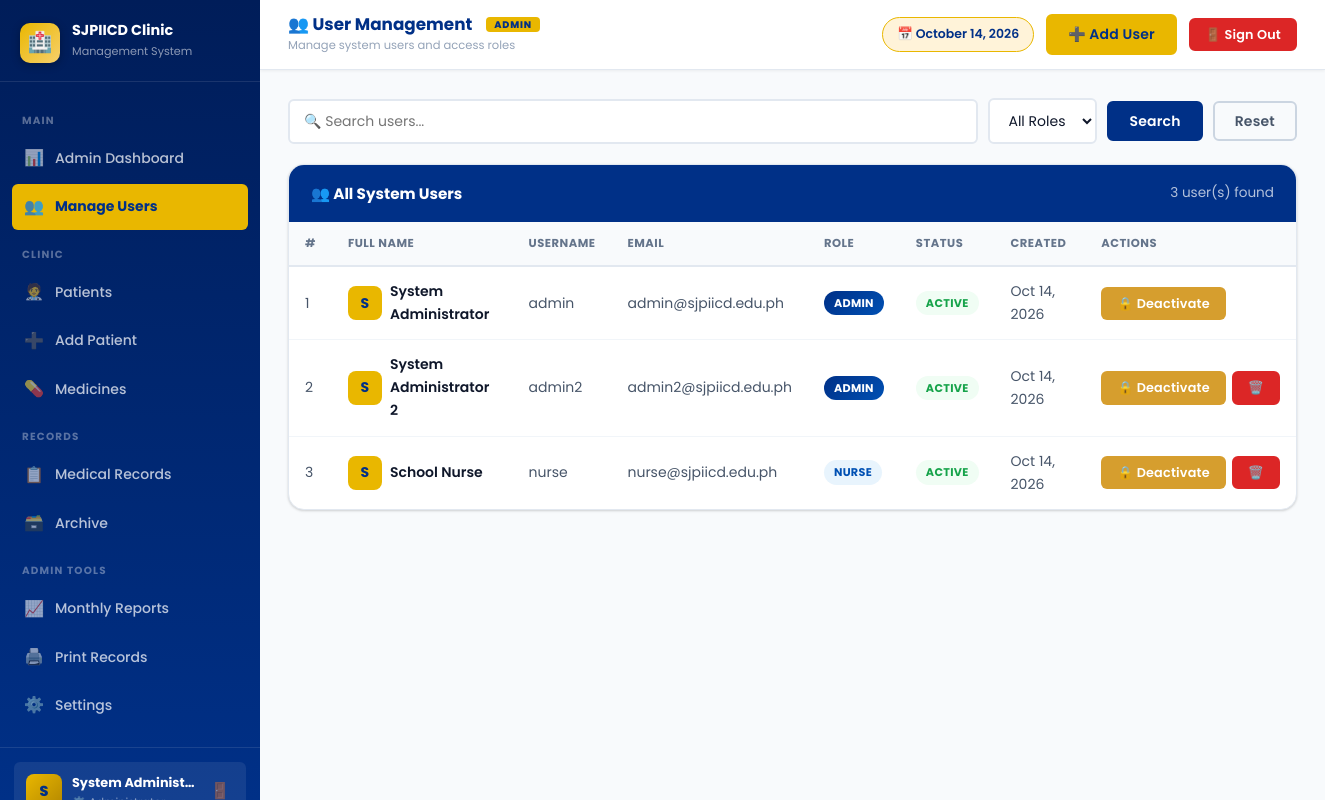
The page /admin/users.php (signed in) on the database its author committed.
### tables this page shows
CREATE TABLE IF NOT EXISTS `users` (
  `id` INT AUTO_INCREMENT PRIMARY KEY,
  `school_id` VARCHAR(8) DEFAULT NULL UNIQUE,
  `full_name` VARCHAR(150) NOT NULL,
  `email` VARCHAR(150) NOT NULL UNIQUE,
  `username` VARCHAR(100) NOT NULL UNIQUE,
  `password` VARCHAR(255) NOT NULL,
  `role` ENUM('admin','nurse') NOT NULL DEFAULT 'nurse',
  `status` ENUM('active','inactive') DEFAULT 'active',
  `created_at` TIMESTAMP DEFAULT CURRENT_TIMESTAMP
);

### admin/users.php (the view, shortened to what this page needs)
<?php
require_once '../config/db.php';
$search = $_GET['search'] ?? '';
$query = "SELECT * FROM users WHERE 1=1";
$query .= " ORDER BY created_at DESC";
$users = $conn->query($query);
?>
<!DOCTYPE html>
<html lang="en">
<head>
<link rel="stylesheet" href="../css/style.css">
</head>
<body>
<div class="app-layout">
  <?php include '../includes/sidebar.php'; ?>
  <div class="main-content">
    <div class="topbar">
      <div class="topbar-title">
        <h3>👥 User Management <span class="admin-badge">ADMIN</span></h3>
        <p>Manage system users and access roles</p>
      </div>
      <div class="topbar-right">
        <div class="date-badge">📅 <?= date('F d, Y') ?></div>
        <button onclick="document.getElementById('addModal').classList.add('open')" class="btn btn-yellow">➕ Add User</button>
        <a href="../logout.php" class="btn btn-danger btn-sm">🚪 Sign Out</a>
      </div>
    </div>
    <div class="page-content">
      <form method="GET" class="search-bar">
        <input type="text" name="search" placeholder="🔍 Search users..." value="<?= htmlspecialchars($search) ?>">
        <select name="role">
          <option value="">All Roles</option>
        </select>
        <button type="submit" class="btn btn-primary">Search</button>
        <a href="users.php" class="btn btn-outline">Reset</a>
      </form>
      <div class="card">
        <div class="card-header">
          <h3>👥 All System Users</h3>
          <span style="color:rgba(255,255,255,.7);font-size:.85rem"><?= $users->num_rows ?> user(s) found</span>
        </div>
        <div class="table-wrapper">
          <table>
            <thead>
              <tr><th>#</th><th>Full Name</th><th>Username</th><th>Email</th><th>Role</th><th>Status</th><th>Created</th><th>Actions</th></tr>
            </thead>
            <tbody>
              <?php while($u=$users->fetch_assoc()): ?>
              <tr>
                <td><?= $u['id'] ?></td>
                <td>
                  <div style="display:flex;align-items:center;gap:8px">
                    <div style="width:34px;height:34px;background:var(--yellow);border-radius:8px;display:flex;align-items:center;justify-content:center;font-weight:700;color:var(--blue-dark);flex-shrink:0"><?= strtoupper(substr($u['full_name'],0,1)) ?></div>
                    <strong><?= htmlspecialchars($u['full_name']) ?></strong>
                  </div>
                </td>
                <td><?= htmlspecialchars($u['username']) ?></td>
                <td><?= htmlspecialchars($u['email']) ?></td>
                <td><span class="badge badge-<?= $u['role'] ?>"><?= $u['role'] ?></span></td>
                <td><span class="badge badge-<?= $u['status'] ?>"><?= $u['status'] ?></span></td>
                <td><?= date('M d, Y', strtotime($u['created_at'])) ?></td>
                <td>
                  <div style="display:flex;gap:6px">
                    <a href="?toggle=<?= $u['id'] ?>" class="btn btn-sm <?= $u['status']==='active'?'btn-warning':'btn-success' ?>" style="background:<?= $u['status']==='active'?'#D69E2E':'#38A169' ?>;color:white" onclick="return confirm('Toggle user status?')"><?= $u['status']==='active'?'🔒 Deactivate':'✅ Activate' ?></a>
                    <?php if($u['id']!=$_SESSION['user_id']): ?>
                    <a href="?delete=<?= $u['id'] ?>" class="btn btn-danger btn-sm" onclick="return confirm('Delete this user?')">🗑️</a>
                    <?php endif; ?>
                  </div>
                </td>
              </tr>
              <?php endwhile; ?>
            </tbody>
          </table>
        </div>
      </div>
    </div>
  </div>
</div>
</body>
</html>

### includes/sidebar.php
<?php
$current  = basename($_SERVER['PHP_SELF']);
$in_admin = strpos($_SERVER['PHP_SELF'], '/admin/') !== false;
$in_sub   = strpos($_SERVER['PHP_SELF'], '/patients/') !== false
          || strpos($_SERVER['PHP_SELF'], '/medicines/') !== false
          || strpos($_SERVER['PHP_SELF'], '/archive/') !== false;
$prefix = $in_admin || $in_sub ? '../' : '';
$role = $_SESSION['role'] ?? 'nurse';
function navActive($path) {
  return strpos($_SERVER['PHP_SELF'], $path) !== false ? 'active' : '';
}
?>
<aside class="sidebar <?= $role==='admin'?'admin-sidebar':'' ?>">
  <div class="sidebar-logo">
    <div class="logo-icon">🏥</div>
    <div class="logo-text">
      <strong>SJPIICD Clinic</strong>
      <span>Management System</span>
    </div>
  </div>
  <nav class="sidebar-nav">
    <div class="nav-section-label">Main</div>
    <?php if ($role==='admin'): ?>
    <a href="<?= $prefix ?>admin/dashboard.php" class="nav-item <?= $current==='dashboard.php'&&$in_admin?'active':'' ?>">
      <span class="nav-icon">📊</span><span>Admin Dashboard</span>
    </a>
    <a href="<?= $prefix ?>admin/users.php" class="nav-item <?= $current==='users.php'&&$in_admin?'active':'' ?>">
      <span class="nav-icon">👥</span><span>Manage Users</span>
    </a>
    <?php else: ?>
    <a href="<?= $prefix ?>dashboard.php" class="nav-item <?= $current==='dashboard.php'&&!$in_admin?'active':'' ?>">
      <span class="nav-icon">🏠</span><span>Dashboard</span>
    </a>
    <?php endif; ?>
    <div class="nav-section-label">Clinic</div>
    <a href="<?= $prefix ?>patients/list.php" class="nav-item <?= $current==='list.php'&&navActive('/patients/')?'active':'' ?>">
      <span class="nav-icon">🧑‍⚕️</span><span>Patients</span>
    </a>
    <a href="<?= $prefix ?>patients/add.php" class="nav-item <?= $current==='add.php'&&navActive('/patients/')?'active':'' ?>">
      <span class="nav-icon">➕</span><span>Add Patient</span>
    </a>
    <a href="<?= $prefix ?>medicines/list.php" class="nav-item <?= navActive('/medicines/')?'active':'' ?>">
      <span class="nav-icon">💊</span><span>Medicines</span>
    </a>
    <div class="nav-section-label">Records</div>
    <a href="<?= $prefix ?>patients/records.php" class="nav-item <?= $current==='records.php'&&navActive('/patients/')?'active':'' ?>">
      <span class="nav-icon">📋</span><span>Medical Records</span>
    </a>
    <a href="<?= $prefix ?>archive/index.php" class="nav-item <?= navActive('/archive/')?'active':'' ?>">
      <span class="nav-icon">🗃️</span><span>Archive</span>
    </a>
    <?php if ($role==='admin'): ?>
    <div class="nav-section-label">Admin Tools</div>
    <a href="<?= $prefix ?>admin/reports.php" class="nav-item <?= $current==='reports.php'&&$in_admin?'active':'' ?>">
      <span class="nav-icon">📈</span><span>Monthly Reports</span>
    </a>
    <a href="<?= $prefix ?>admin/print_records.php" class="nav-item <?= $current==='print_records.php'&&$in_admin?'active':'' ?>" style="<?= $current==='print_records.php'&&$in_admin?'':''; ?>">
      <span class="nav-icon">🖨️</span><span>Print Records</span>
    </a>
    <a href="<?= $prefix ?>admin/settings.php" class="nav-item <?= $current==='settings.php'&&$in_admin?'active':'' ?>">
      <span class="nav-icon">⚙️</span><span>Settings</span>
    </a>
    <?php endif; ?>
  </nav>
  <div class="sidebar-footer">
    <div class="user-card">
      <div class="user-avatar"><?= strtoupper(substr($_SESSION['full_name'],0,1)) ?></div>
      <div class="user-info">
        <strong><?= htmlspecialchars($_SESSION['full_name']) ?></strong>
        <span><?= $role === 'admin' ? '⚙️ Administrator' : '🩺 Nurse' ?></span>
      </div>
      <a href="<?= $prefix ?>logout.php" class="logout-btn" title="Sign Out">🚪</a>
    </div>
  </div>
</aside>

### rows shown on the page
users: id "1", full_name "S", full_name "System Administrator", username "admin", email "admin@sjpiicd.edu.ph", role "ADMIN", status "ACTIVE", created_at "Oct 14, 2026", shows "🔒 Deactivate"
users: id "2", full_name "S", full_name "System Administrator 2", username "admin2", email "admin2@sjpiicd.edu.ph", role "ADMIN", status "ACTIVE", created_at "Oct 14, 2026", shows "🔒 Deactivate"
users: id "3", full_name "S", full_name "School Nurse", username "nurse", email "nurse@sjpiicd.edu.ph", role "NURSE", status "ACTIVE", created_at "Oct 14, 2026", shows "🔒 Deactivate"

### other values the page prints
substr($_SESSION['full_name'],0,1) "S"
$_SESSION['full_name'] "System Administ…"
$users->num_rows "3"
